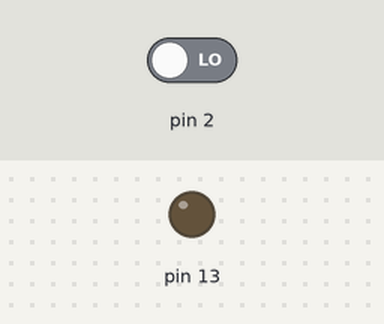
The sketch below on a simulated Arduino Uno, built with avr-gcc and run on an emulated ATmega328P. On the bench: output pins drawn as LEDs (lit = HIGH). Dashed ring = blinking. The inputs (shaded band) are chosen by the test bench; at power-on: pin 2 LOW.

Above: at 1.2 s.
1.3 s: pin 2 driven HIGH
At 4.2 s:
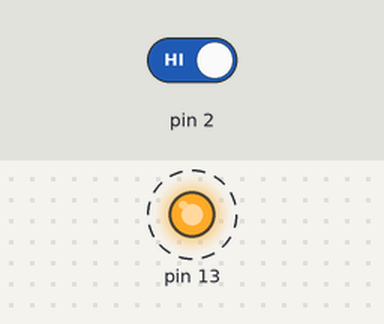
4.3 s: pin 2 driven LOW
At 5.3 s:
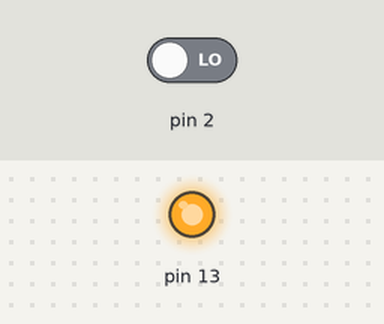
Timing chart, 0 to 7.3 s (numbered marks = the images above; inputs shaded):
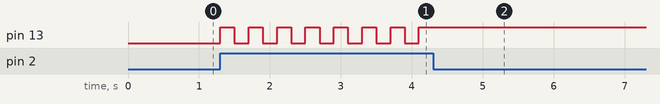

Measured:
- after the input at 1.3 s, pin 13: alternates HIGH for 0.20 s and LOW for 0.20 s, starting at once
- after the input at 4.3 s, pin 13: stops changing and stays HIGH

The sketch:

led_on-off_using_1_push_button.ino
```cpp
int sts = false;

void setup() {
  pinMode(2, INPUT);
  pinMode(13, OUTPUT);
}

void loop() {
  if(digitalRead(2) == 1)
  {
    sts = !sts;
    digitalWrite(13, sts);
    delay(200);
  }
}
//G.M.SABBIR AHAMED
```
